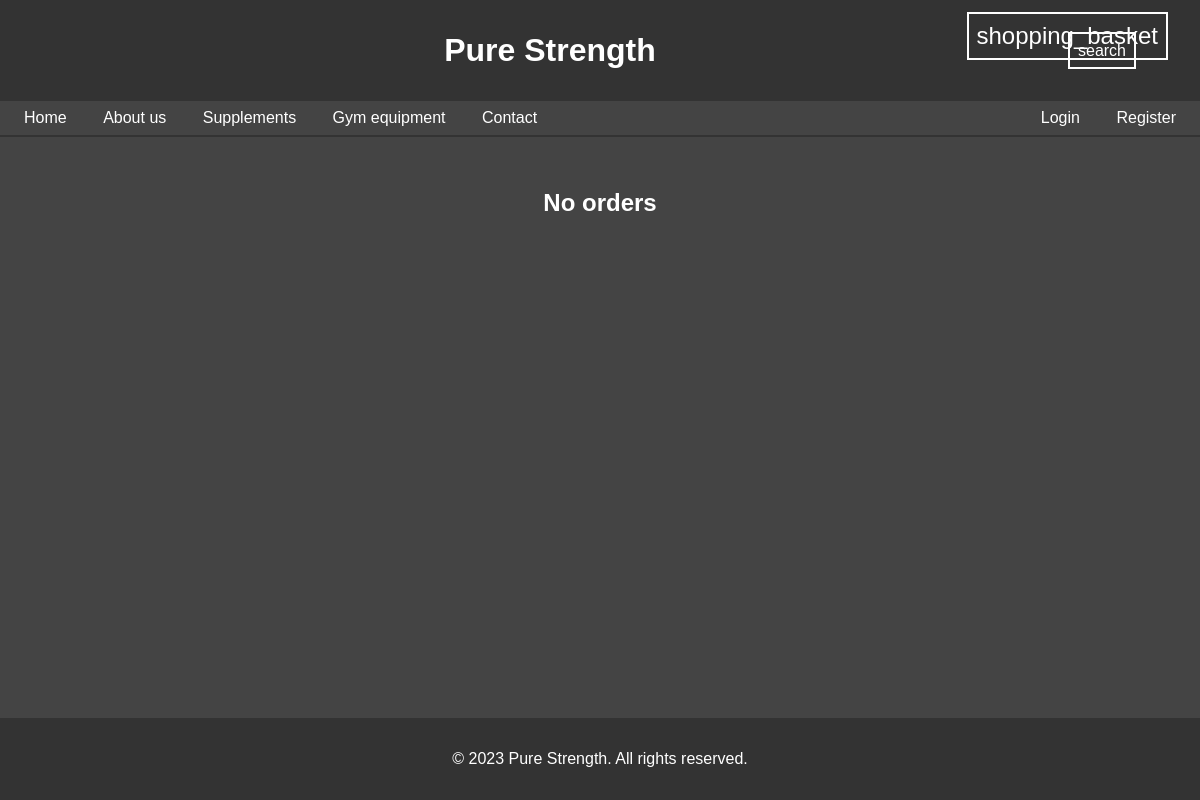
Before: /orders_for_delivery/ with the older database file.
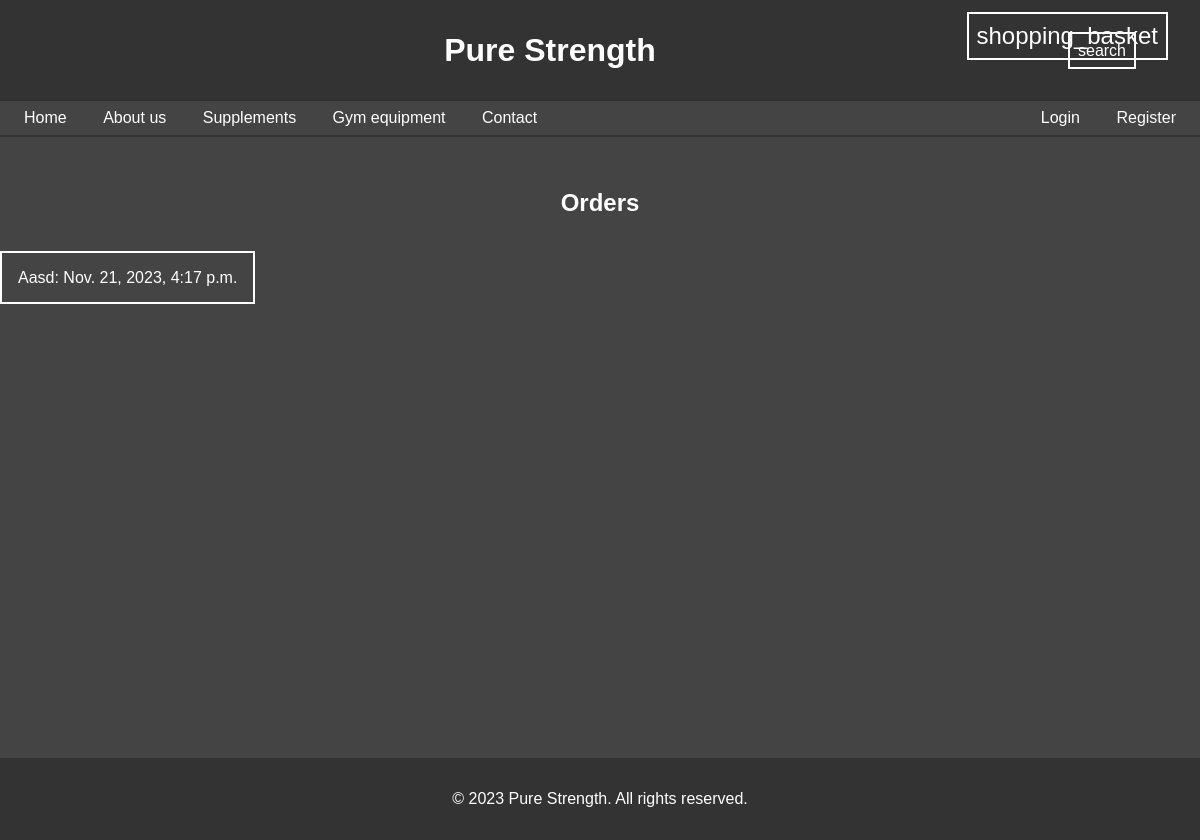
After: the same page with the newer database file.
### Fitness_store/fitness_app/models.py (models this page shows, shortened)
class Order(models.Model):
    PENDING = 'Pending'
    DELIVERED = 'Delivered'
    CANCELLED = 'Cancelled'
    STATUS_CHOICES = [
        (PENDING, 'Pending'),
        (DELIVERED, 'Delivered'),
        (CANCELLED, 'Cancelled'),
    ]
    user = models.ForeignKey(FitnessUser, on_delete=models.SET_NULL, blank=True, null=True)
    session_key = models.CharField(max_length=50, null=True, blank=True)
    address = models.CharField(max_length=200, null=True)
    city = models.CharField(max_length=200, null=True)
    region = models.CharField(max_length=200, null=True)
    zipcode = models.CharField(max_length=200, null=True)
    date_added = models.DateTimeField(default=timezone.now)
    status = models.CharField(max_length=20, choices=STATUS_CHOICES, default=PENDING)

### Fitness_store/fitness_app/views.py (the view)
# urls.py: path('orders_for_delivery/', orders_for_delivery, name='orders for delivery'),
def orders_for_delivery(request):
    orders = Order.objects.all()
    return render(request, 'orders_for_delivery.html', {'orders': orders})

### Fitness_store/fitness_app/context_processors.py (called while the page is built)
def cart_context(request):
    cart_items = []
    cart_total = 0
    if request.user.is_authenticated:
        cart = Cart.objects.filter(user=request.user).first()
        if cart:
            cart_items = cart.cartitem_set.all()
            cart_total = sum(item.price * item.quantity for item in cart_items)
    elif 'cart_id' in request.session:
        cart_data = Cart.objects.get(id=request.session.get('cart_id')).cartitem_set.all()
        cart_items = cart_data
        cart_total = sum(item.price * item.quantity for item in cart_items)
    search_form = ProductSearchForm
    return {'cart_items': cart_items, 'cart_total': cart_total, 'search_form': search_form}

### templates/orders_for_delivery.html
{% extends 'base.html' %}
{% block content %}
{% load static %}
    {% if orders %}
    <h2 class="orders-heading">Orders</h2>
    <div class="orders-container">
    {% for order in orders %}
        <a href="{% url 'order details' order.pk %}" class="single-order">{{ order.address }}: {{ order.date_added }}</a>
    {% endfor %}
    {% else %}
        <h2 class="orders-heading">No orders</h2>
    {% endif %}
    </div>
{% endblock %}

Changed rows visible on the page:
added Order: address "Aasd", date_added "Nov. 21, 2023, 4:17 p.m."
Other visible differences:
text no longer shown: "No orders"
text now shown: "Orders"
